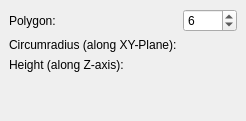
        <widget class="QWidget" name="page_prism">
         <layout class="QGridLayout">
          <property name="leftMargin">
           <number>9</number>
          </property>
          <property name="topMargin">
           <number>9</number>
          </property>
          <property name="rightMargin">
           <number>9</number>
          </property>
          <property name="bottomMargin">
           <number>9</number>
          </property>
          <property name="spacing">
           <number>6</number>
          </property>
          <item row="0" column="0">
           <layout class="QGridLayout">
            <property name="leftMargin">
             <number>0</number>
            </property>
            <property name="topMargin">
             <number>0</number>
            </property>
            <property name="rightMargin">
             <number>0</number>
            </property>
            <property name="bottomMargin">
             <number>0</number>
            </property>
            <property name="spacing">
             <number>6</number>
            </property>
            <item row="0" column="0">
             <widget class="QLabel" name="labelPrismPolygon">
              <property name="text">
               <string>Polygon:</string>
              </property>
             </widget>
            </item>
            <item row="1" column="0">
             <widget class="QLabel" name="labelPrismCircumradius">
              <property name="text">
               <string>Circumradius (along XY-Plane):</string>
              </property>
             </widget>
            </item>
            <item row="0" column="2">
             <widget class="QSpinBox" name="prismPolygon">
              <property name="keyboardTracking">
               <bool>false</bool>
              </property>
              <property name="minimum">
               <number>3</number>
              </property>
              <property name="maximum">
               <number>1000</number>
              </property>
              <property name="value">
               <number>6</number>
              </property>
             </widget>
            </item>
            <item row="1" column="2">
             <widget class="Gui::QuantitySpinBox" name="prismCircumradius" native="true">
              <property name="keyboardTracking" stdset="0">
               <bool>false</bool>
              </property>
              <property name="unit" stdset="0">
               <string notr="true">mm</string>
              </property>
              <property name="value" stdset="0">
               <double>2.000000000000000</double>
              </property>
             </widget>
            </item>
            <item row="2" column="0">
             <widget class="QLabel" name="labelPrismHeight">
              <property name="text">
               <string>Height (along Z-axis):</string>
              </property>
             </widget>
            </item>
            <item row="2" column="2">
             <widget class="Gui::QuantitySpinBox" name="prismHeight" native="true">
              <property name="keyboardTracking" stdset="0">
               <bool>false</bool>
              </property>
              <property name="unit" stdset="0">
               <string notr="true">mm</string>
              </property>
              <property name="value" stdset="0">
               <double>10.000000000000000</double>
              </property>
             </widget>
            </item>
           </layout>
          </item>
          <item row="1" column="0">
           <spacer>
            <property name="orientation">
             <enum>Qt::Vertical</enum>
            </property>
            <property name="sizeHint" stdset="0">
             <size>
              <width>20</width>
              <height>40</height>
             </size>
            </property>
           </spacer>
          </item>
         </layout>
        </widget>
